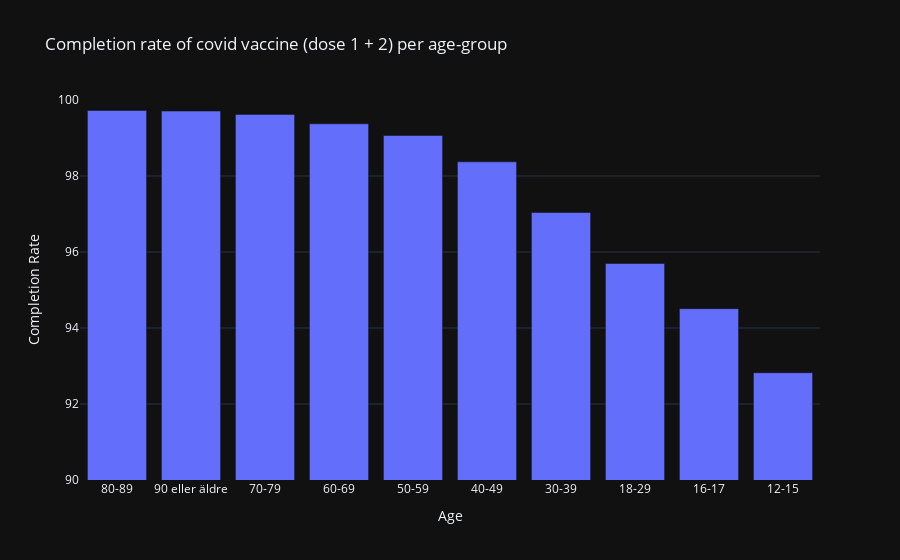

The notebook cell saved with this chart:
### Markdown cell above
As could have been expected, we can see that the completion rate for getting both doses follows the age groups pretty well. Ages 90 or older all the way down to 50 have a completion rate in the 99% range, dropping off as the age goes down to 12-15 year olds with a completion rate of under 93%. This would be in line with the distribution of the covid vaccine (both first and second dose) prioritising older and more vulnerable people before younger and healthier ones.

The only age group that doesn't perfectly follow the trend is the "90 or older" group that has a completion rate that is ever so slightly lower than the "80-89" group.

### Code cell
mean_completion_rates_bar = px.bar(mean_completion_rates,
                                         x="Ålder",
                                         y="completion_rate", range_y=[90,100],
                                         title="Completion rate of covid vaccine (dose 1 + 2) per age-group",
                                         labels={"completion_rate": "Completion Rate", "Ålder": "Age"},
                                         category_orders={"Ålder": mean_completion_rates.sort_values("completion_rate", ascending=False)["Ålder"]}
                                         )
mean_completion_rates_bar.show()
mean_completion_rates_bar.write_html("./Visualisations/Task_3_plotly_mean_completion_rates_per_age_group.html")

### Figure 1 — Plotly figure (JSON) as saved in the notebook; plotly's stock layout.template omitted (floating-point values rounded to 4 significant figures)
{"data": [{"alignmentgroup": "True", "hovertemplate": "Age=%{x}<br>Completion Rate=%{y}<extra></extra>", "legendgroup": "", "marker": {"color": "#636efa", "pattern": {"shape": ""}}, "name": "", "offsetgroup": "", "orientation": "v", "showlegend": false, "textposition": "auto", "x": ["12-15", "16-17", "18-29", "30-39", "40-49", "50-59", "60-69", "70-79", "80-89", "90 eller äldre"], "xaxis": "x", "y": [92.82, 94.51, 95.7, 97.04, 98.37, 99.07, 99.37, 99.62, 99.72, 99.71], "yaxis": "y", "type": "bar"}], "layout": {"xaxis": {"anchor": "y", "domain": [0.0, 1.0], "title": {"text": "Age"}, "categoryorder": "array", "categoryarray": ["80-89", "90 eller äldre", "70-79", "60-69", "50-59", "40-49", "30-39", "18-29", "16-17", "12-15"]}, "yaxis": {"anchor": "x", "domain": [0.0, 1.0], "title": {"text": "Completion Rate"}, "range": [90, 100]}, "legend": {"tracegroupgap": 0}, "title": {"text": "Completion rate of covid vaccine (dose 1 + 2) per age-group"}, "barmode": "relative"}}
